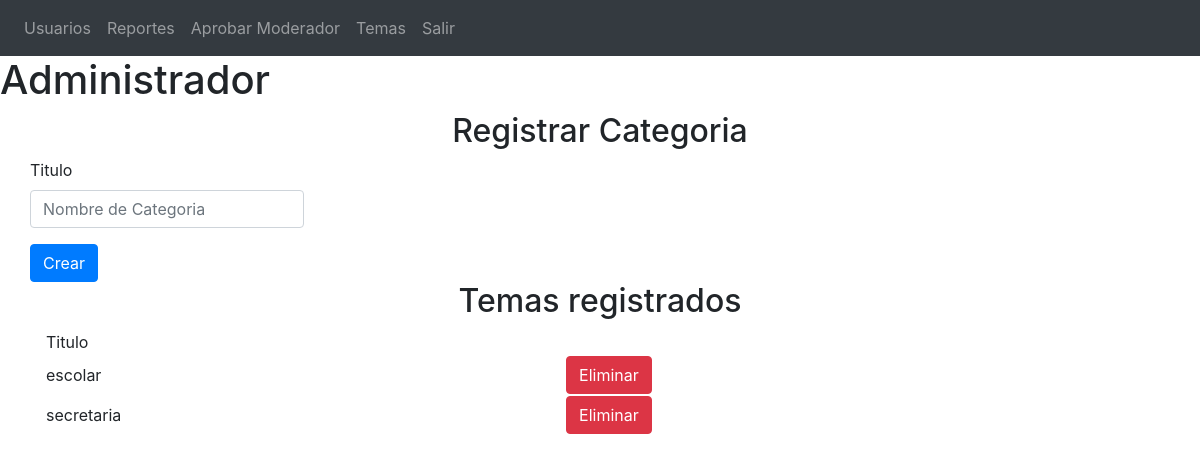
Page /temas.php on the earlier database version.
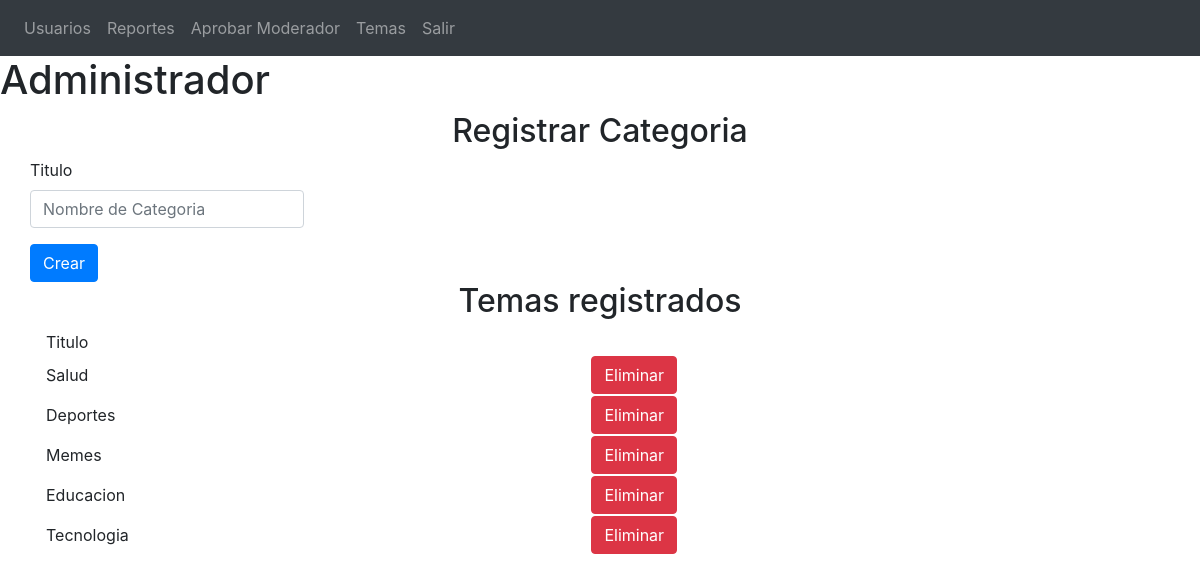
Same page on the later database version.
### tables this page shows
CREATE TABLE `categoria` (
  `id_categoria` int(11) NOT NULL,
  `titulo` varchar(45) NOT NULL
);

### temas.php (the view, shortened to what this page needs)
<!DOCTYPE html>
<html lang="es">
    <head>
        <link rel="stylesheet" type="text/css" href="#">
        <link rel="stylesheet" href="https://maxcdn.bootstrapcdn.com/bootstrap/4.0.0/css/bootstrap.min.css">
    </head>
<body>
<nav class="navbar navbar-expand-sm bg-dark navbar-dark">
    <ul class="navbar-nav">
      <li class="nav-item ">
        <a class="nav-link" href="admin.php">Usuarios</a>
      </li>
      <li class="nav-item">
        <a class="nav-link" href="admin.php">Reportes</a>
      </li>
      <li class="nav-item">
        <a class="nav-link" href="aprobarModerador.php">Aprobar Moderador</a>
      </li>
      <li class="nav-item">
        <a class="nav-link" href="temas.php">Temas</a>
      </li>
      <li class="nav-item">
        <a class="nav-link" href="cerrarsesion.php">Salir</a>
      </li>
  </ul>
</nav>
<h1>Administrador</h1>
<div class="container">
  <h2 style="text-align:center">Registrar Categoria</h2>
  <div class="row">
    <form method="post" action="registrarCategoria.php">
      <div class="form-group">
        <label for="exampleInput">Titulo</label>
        <input type="text" required class="form-control" id="exampleInput" name="titulo" aria-describedby="emailHelp" placeholder="Nombre de Categoria">
      </div>
      <button type="submit" class="btn btn-primary">Crear</button>
    </form>
  </div>
</div>
<div class="container">
    <h2 style="text-align:center">Temas registrados</h2>
<div class="container">
   <div class="row">
        <table style="width: 100%;">
            <thead>
                <tr>
                    <td>Titulo</td>
                </tr>
                <?php
                require_once('conexion.php');
                $query = $conn->prepare("SELECT * FROM categoria ");
                $query->execute();
                while($res = $query->fetch()) {
                    echo "<tr>";
                    echo "<td>".$res['titulo']."</td>";
                    echo "<td><a href='eliminarCategoria.php?categoria=$res[id_categoria]'> <button type='button' class='btn btn-danger'>Eliminar</button></a></td>";
                    echo "</tr>";
                }
            ?>
            </thead>
            </table>
        </div>
    </div>
    </body>
</html>

Differences in the rows shown:
removed categoria: titulo "escolar"
removed categoria: titulo "secretaria"
added categoria: titulo "Salud"
added categoria: titulo "Deportes"
added categoria: titulo "Memes"
added categoria: titulo "Educacion"
added categoria: titulo "Tecnologia"
